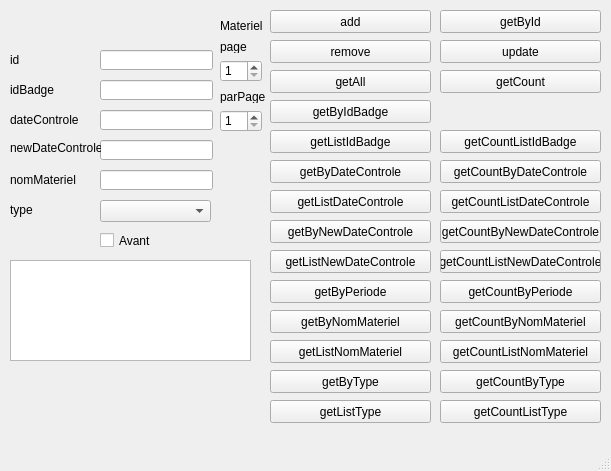
<?xml version="1.0" encoding="UTF-8"?>
<ui version="4.0">
 <class>MaterielWindow</class>
 <widget class="QMainWindow" name="MaterielWindow">
  <property name="geometry">
   <rect>
    <x>0</x>
    <y>0</y>
    <width>611</width>
    <height>471</height>
   </rect>
  </property>
  <property name="windowTitle">
   <string>MainWindow</string>
  </property>
  <widget class="QWidget" name="centralwidget">
   <widget class="QPushButton" name="pushButtonAdd">
    <property name="geometry">
     <rect>
      <x>270</x>
      <y>10</y>
      <width>161</width>
      <height>23</height>
     </rect>
    </property>
    <property name="text">
     <string>add</string>
    </property>
   </widget>
   <widget class="QLabel" name="label_3">
    <property name="geometry">
     <rect>
      <x>10</x>
      <y>80</y>
      <width>51</width>
      <height>20</height>
     </rect>
    </property>
    <property name="text">
     <string>idBadge</string>
    </property>
   </widget>
   <widget class="QPushButton" name="pushButtonUpdate">
    <property name="geometry">
     <rect>
      <x>440</x>
      <y>40</y>
      <width>161</width>
      <height>23</height>
     </rect>
    </property>
    <property name="text">
     <string>update</string>
    </property>
   </widget>
   <widget class="QLabel" name="label_5">
    <property name="geometry">
     <rect>
      <x>220</x>
      <y>90</y>
      <width>46</width>
      <height>13</height>
     </rect>
    </property>
    <property name="text">
     <string>parPage</string>
    </property>
   </widget>
   <widget class="QSpinBox" name="spinBoxParPage">
    <property name="geometry">
     <rect>
      <x>220</x>
      <y>110</y>
      <width>42</width>
      <height>22</height>
     </rect>
    </property>
    <property name="minimum">
     <number>1</number>
    </property>
    <property name="maximum">
     <number>100</number>
    </property>
   </widget>
   <widget class="QLineEdit" name="lineEditId">
    <property name="geometry">
     <rect>
      <x>100</x>
      <y>50</y>
      <width>113</width>
      <height>20</height>
     </rect>
    </property>
   </widget>
   <widget class="QLabel" name="label_2">
    <property name="geometry">
     <rect>
      <x>10</x>
      <y>50</y>
      <width>51</width>
      <height>20</height>
     </rect>
    </property>
    <property name="text">
     <string>id</string>
    </property>
   </widget>
   <widget class="QTextEdit" name="textEdit">
    <property name="geometry">
     <rect>
      <x>10</x>
      <y>260</y>
      <width>241</width>
      <height>101</height>
     </rect>
    </property>
   </widget>
   <widget class="QLineEdit" name="lineEditDateControle">
    <property name="geometry">
     <rect>
      <x>100</x>
      <y>110</y>
      <width>113</width>
      <height>20</height>
     </rect>
    </property>
   </widget>
   <widget class="QPushButton" name="pushButtonGetByIdBadge">
    <property name="geometry">
     <rect>
      <x>270</x>
      <y>100</y>
      <width>161</width>
      <height>23</height>
     </rect>
    </property>
    <property name="text">
     <string>getByIdBadge</string>
    </property>
   </widget>
   <widget class="QLineEdit" name="lineEditIdBadge">
    <property name="geometry">
     <rect>
      <x>100</x>
      <y>80</y>
      <width>113</width>
      <height>20</height>
     </rect>
    </property>
   </widget>
   <widget class="QPushButton" name="pushButtonGetAll">
    <property name="geometry">
     <rect>
      <x>270</x>
      <y>70</y>
      <width>161</width>
      <height>23</height>
     </rect>
    </property>
    <property name="text">
     <string>getAll</string>
    </property>
   </widget>
   <widget class="QLabel" name="label_6">
    <property name="geometry">
     <rect>
      <x>220</x>
      <y>40</y>
      <width>46</width>
      <height>13</height>
     </rect>
    </property>
    <property name="text">
     <string>page</string>
    </property>
   </widget>
   <widget class="QLabel" name="label_4">
    <property name="geometry">
     <rect>
      <x>10</x>
      <y>110</y>
      <width>71</width>
      <height>20</height>
     </rect>
    </property>
    <property name="text">
     <string>dateControle</string>
    </property>
   </widget>
   <widget class="QSpinBox" name="spinBoxPage">
    <property name="geometry">
     <rect>
      <x>220</x>
      <y>60</y>
      <width>42</width>
      <height>22</height>
     </rect>
    </property>
    <property name="minimum">
     <number>1</number>
    </property>
    <property name="maximum">
     <number>100</number>
    </property>
   </widget>
   <widget class="QPushButton" name="pushButtonGetById">
    <property name="geometry">
     <rect>
      <x>440</x>
      <y>10</y>
      <width>161</width>
      <height>23</height>
     </rect>
    </property>
    <property name="text">
     <string>getById</string>
    </property>
   </widget>
   <widget class="QPushButton" name="pushButtongetCount">
    <property name="geometry">
     <rect>
      <x>440</x>
      <y>70</y>
      <width>161</width>
      <height>23</height>
     </rect>
    </property>
    <property name="text">
     <string>getCount</string>
    </property>
   </widget>
   <widget class="QLabel" name="label">
    <property name="geometry">
     <rect>
      <x>220</x>
      <y>10</y>
      <width>61</width>
      <height>31</height>
     </rect>
    </property>
    <property name="text">
     <string>Materiel</string>
    </property>
   </widget>
   <widget class="QPushButton" name="pushButtonRemove">
    <property name="geometry">
     <rect>
      <x>270</x>
      <y>40</y>
      <width>161</width>
      <height>23</height>
     </rect>
    </property>
    <property name="text">
     <string>remove</string>
    </property>
   </widget>
   <widget class="QLabel" name="label_7">
    <property name="geometry">
     <rect>
      <x>10</x>
      <y>170</y>
      <width>71</width>
      <height>20</height>
     </rect>
    </property>
    <property name="text">
     <string>nomMateriel</string>
    </property>
   </widget>
   <widget class="QLineEdit" name="lineEditNomMateriel">
    <property name="geometry">
     <rect>
      <x>100</x>
      <y>170</y>
      <width>113</width>
      <height>20</height>
     </rect>
    </property>
   </widget>
   <widget class="QLabel" name="label_8">
    <property name="geometry">
     <rect>
      <x>10</x>
      <y>200</y>
      <width>51</width>
      <height>20</height>
     </rect>
    </property>
    <property name="text">
     <string>type</string>
    </property>
   </widget>
   <widget class="QComboBox" name="comboBoxType">
    <property name="geometry">
     <rect>
      <x>100</x>
      <y>200</y>
      <width>111</width>
      <height>22</height>
     </rect>
    </property>
   </widget>
   <widget class="QPushButton" name="pushButtonGetByDateControle">
    <property name="geometry">
     <rect>
      <x>270</x>
      <y>160</y>
      <width>161</width>
      <height>23</height>
     </rect>
    </property>
    <property name="text">
     <string>getByDateControle</string>
    </property>
   </widget>
   <widget class="QPushButton" name="pushButtonGetCountByDateControle">
    <property name="geometry">
     <rect>
      <x>440</x>
      <y>160</y>
      <width>161</width>
      <height>23</height>
     </rect>
    </property>
    <property name="text">
     <string>getCountByDateControle</string>
    </property>
   </widget>
   <widget class="QPushButton" name="pushButtonGetCountByNomMateriel">
    <property name="geometry">
     <rect>
      <x>440</x>
      <y>310</y>
      <width>161</width>
      <height>23</height>
     </rect>
    </property>
    <property name="text">
     <string>getCountByNomMateriel</string>
    </property>
   </widget>
   <widget class="QPushButton" name="pushButtonGetByNomMateriel">
    <property name="geometry">
     <rect>
      <x>270</x>
      <y>310</y>
      <width>161</width>
      <height>23</height>
     </rect>
    </property>
    <property name="text">
     <string>getByNomMateriel</string>
    </property>
   </widget>
   <widget class="QPushButton" name="pushButtonGetByType">
    <property name="geometry">
     <rect>
      <x>270</x>
      <y>370</y>
      <width>161</width>
      <height>23</height>
     </rect>
    </property>
    <property name="text">
     <string>getByType</string>
    </property>
   </widget>
   <widget class="QPushButton" name="pushButtonGetCountByType">
    <property name="geometry">
     <rect>
      <x>440</x>
      <y>370</y>
      <width>161</width>
      <height>23</height>
     </rect>
    </property>
    <property name="text">
     <string>getCountByType</string>
    </property>
   </widget>
   <widget class="QPushButton" name="pushButtonGetListIdBadge">
    <property name="geometry">
     <rect>
      <x>270</x>
      <y>130</y>
      <width>161</width>
      <height>23</height>
     </rect>
    </property>
    <property name="text">
     <string>getListIdBadge</string>
    </property>
   </widget>
   <widget class="QPushButton" name="pushButtonGetCountListIdBadge">
    <property name="geometry">
     <rect>
      <x>440</x>
      <y>130</y>
      <width>161</width>
      <height>23</height>
     </rect>
    </property>
    <property name="text">
     <string>getCountListIdBadge</string>
    </property>
   </widget>
   <widget class="QPushButton" name="pushButtonGetListDateControle">
    <property name="geometry">
     <rect>
      <x>270</x>
      <y>190</y>
      <width>161</width>
      <height>23</height>
     </rect>
    </property>
    <property name="text">
     <string>getListDateControle</string>
    </property>
   </widget>
   <widget class="QPushButton" name="pushButtonGetCountListDateControle">
    <property name="geometry">
     <rect>
      <x>440</x>
      <y>190</y>
      <width>161</width>
      <height>23</height>
     </rect>
    </property>
    <property name="text">
     <string>getCountListDateControle</string>
    </property>
   </widget>
   <widget class="QPushButton" name="pushButtonGetListNomMateriel">
    <property name="geometry">
     <rect>
      <x>270</x>
      <y>340</y>
      <width>161</width>
      <height>23</height>
     </rect>
    </property>
    <property name="text">
     <string>getListNomMateriel</string>
    </property>
   </widget>
   <widget class="QPushButton" name="pushButtonGetCountListNomMateriel">
    <property name="geometry">
     <rect>
      <x>440</x>
      <y>340</y>
      <width>161</width>
      <height>23</height>
     </rect>
    </property>
    <property name="text">
     <string>getCountListNomMateriel</string>
    </property>
   </widget>
   <widget class="QPushButton" name="pushButtonGetListType">
    <property name="geometry">
     <rect>
      <x>270</x>
      <y>400</y>
      <width>161</width>
      <height>23</height>
     </rect>
    </property>
    <property name="text">
     <string>getListType</string>
    </property>
   </widget>
   <widget class="QPushButton" name="pushButtonGetCountListType">
    <property name="geometry">
     <rect>
      <x>440</x>
      <y>400</y>
      <width>161</width>
      <height>23</height>
     </rect>
    </property>
    <property name="text">
     <string>getCountListType</string>
    </property>
   </widget>
   <widget class="QLineEdit" name="lineEditNewDateControle">
    <property name="geometry">
     <rect>
      <x>100</x>
      <y>140</y>
      <width>113</width>
      <height>20</height>
     </rect>
    </property>
   </widget>
   <widget class="QLabel" name="label_9">
    <property name="geometry">
     <rect>
      <x>10</x>
      <y>140</y>
      <width>91</width>
      <height>16</height>
     </rect>
    </property>
    <property name="text">
     <string>newDateControle</string>
    </property>
   </widget>
   <widget class="QPushButton" name="pushButtonGetByNewDateControle">
    <property name="geometry">
     <rect>
      <x>270</x>
      <y>220</y>
      <width>161</width>
      <height>23</height>
     </rect>
    </property>
    <property name="text">
     <string>getByNewDateControle</string>
    </property>
   </widget>
   <widget class="QPushButton" name="pushButtonGetCountByNewDateControle">
    <property name="geometry">
     <rect>
      <x>440</x>
      <y>220</y>
      <width>161</width>
      <height>23</height>
     </rect>
    </property>
    <property name="text">
     <string>getCountByNewDateControle</string>
    </property>
   </widget>
   <widget class="QPushButton" name="pushButtonGetListNewDateControle">
    <property name="geometry">
     <rect>
      <x>270</x>
      <y>250</y>
      <width>161</width>
      <height>23</height>
     </rect>
    </property>
    <property name="text">
     <string>getListNewDateControle</string>
    </property>
   </widget>
   <widget class="QPushButton" name="pushButtonGetCountListNewDateControle">
    <property name="geometry">
     <rect>
      <x>440</x>
      <y>250</y>
      <width>161</width>
      <height>23</height>
     </rect>
    </property>
    <property name="text">
     <string>getCountListNewDateControle</string>
    </property>
   </widget>
   <widget class="QPushButton" name="pushButtonGetByPeriode">
    <property name="geometry">
     <rect>
      <x>270</x>
      <y>280</y>
      <width>161</width>
      <height>23</height>
     </rect>
    </property>
    <property name="text">
     <string>getByPeriode</string>
    </property>
   </widget>
   <widget class="QPushButton" name="pushButtonGetCountByPeriode">
    <property name="geometry">
     <rect>
      <x>440</x>
      <y>280</y>
      <width>161</width>
      <height>23</height>
     </rect>
    </property>
    <property name="text">
     <string>getCountByPeriode</string>
    </property>
   </widget>
   <widget class="QCheckBox" name="checkBoxAvant">
    <property name="geometry">
     <rect>
      <x>100</x>
      <y>230</y>
      <width>70</width>
      <height>21</height>
     </rect>
    </property>
    <property name="text">
     <string>Avant</string>
    </property>
   </widget>
  </widget>
  <widget class="QMenuBar" name="menubar">
   <property name="geometry">
    <rect>
     <x>0</x>
     <y>0</y>
     <width>611</width>
     <height>21</height>
    </rect>
   </property>
  </widget>
  <widget class="QStatusBar" name="statusbar"/>
 </widget>
 <resources/>
 <connections/>
</ui>
